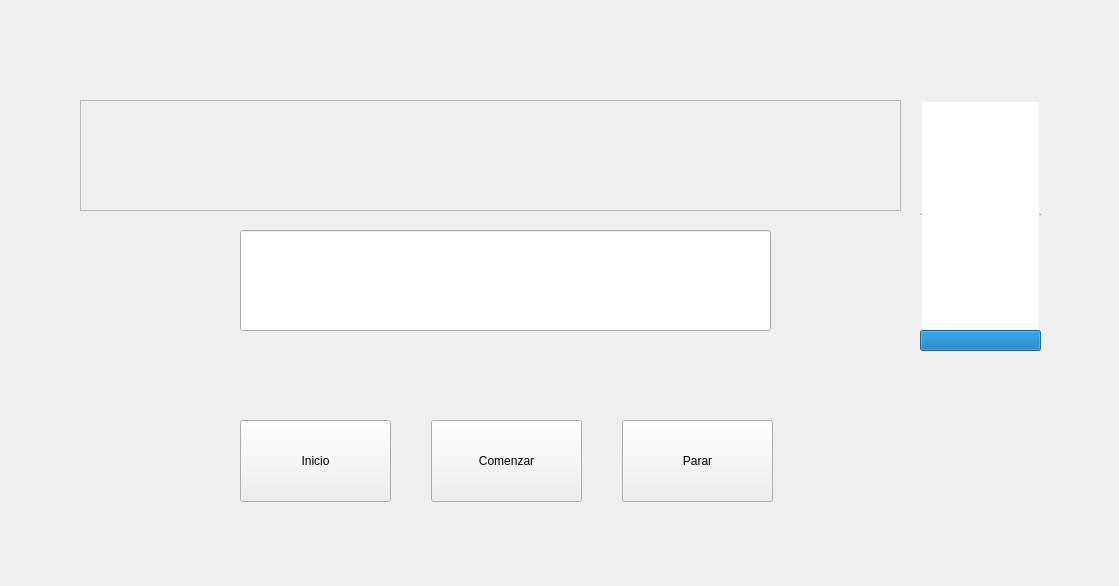
<?xml version="1.0" encoding="UTF-8"?>
<ui version="4.0">
 <class>Dialog</class>
 <widget class="QDialog" name="Dialog">
  <property name="geometry">
   <rect>
    <x>0</x>
    <y>0</y>
    <width>1119</width>
    <height>586</height>
   </rect>
  </property>
  <property name="windowTitle">
   <string>Acierta palabras</string>
  </property>
  <widget class="QPushButton" name="boton_comenzar">
   <property name="geometry">
    <rect>
     <x>431</x>
     <y>420</y>
     <width>151</width>
     <height>82</height>
    </rect>
   </property>
   <property name="focusPolicy">
    <enum>Qt::TabFocus</enum>
   </property>
   <property name="text">
    <string>Comenzar</string>
   </property>
   <property name="checkable">
    <bool>false</bool>
   </property>
   <property name="autoDefault">
    <bool>false</bool>
   </property>
  </widget>
  <widget class="QProgressBar" name="barra_segundos">
   <property name="geometry">
    <rect>
     <x>920</x>
     <y>330</y>
     <width>121</width>
     <height>21</height>
    </rect>
   </property>
   <property name="maximum">
    <number>60</number>
   </property>
   <property name="value">
    <number>60</number>
   </property>
   <property name="textVisible">
    <bool>false</bool>
   </property>
   <property name="format">
    <string notr="true"/>
   </property>
  </widget>
  <widget class="QLabel" name="panel_definicion">
   <property name="geometry">
    <rect>
     <x>80</x>
     <y>100</y>
     <width>821</width>
     <height>111</height>
    </rect>
   </property>
   <property name="font">
    <font>
     <pointsize>12</pointsize>
    </font>
   </property>
   <property name="frameShape">
    <enum>QFrame::StyledPanel</enum>
   </property>
   <property name="text">
    <string/>
   </property>
   <property name="alignment">
    <set>Qt::AlignCenter</set>
   </property>
  </widget>
  <widget class="QLineEdit" name="entrada">
   <property name="geometry">
    <rect>
     <x>240</x>
     <y>230</y>
     <width>531</width>
     <height>101</height>
    </rect>
   </property>
   <property name="font">
    <font>
     <pointsize>40</pointsize>
    </font>
   </property>
   <property name="frame">
    <bool>true</bool>
   </property>
   <property name="alignment">
    <set>Qt::AlignCenter</set>
   </property>
  </widget>
  <widget class="QLabel" name="salida">
   <property name="geometry">
    <rect>
     <x>240</x>
     <y>340</y>
     <width>531</width>
     <height>71</height>
    </rect>
   </property>
   <property name="font">
    <font>
     <pointsize>30</pointsize>
    </font>
   </property>
   <property name="frameShape">
    <enum>QFrame::NoFrame</enum>
   </property>
   <property name="text">
    <string/>
   </property>
   <property name="alignment">
    <set>Qt::AlignCenter</set>
   </property>
  </widget>
  <widget class="QLabel" name="segundos_restantes">
   <property name="geometry">
    <rect>
     <x>880</x>
     <y>350</y>
     <width>201</width>
     <height>20</height>
    </rect>
   </property>
   <property name="text">
    <string/>
   </property>
   <property name="alignment">
    <set>Qt::AlignCenter</set>
   </property>
  </widget>
  <widget class="QPushButton" name="boton_parar">
   <property name="geometry">
    <rect>
     <x>622</x>
     <y>420</y>
     <width>151</width>
     <height>82</height>
    </rect>
   </property>
   <property name="text">
    <string>Parar</string>
   </property>
   <property name="autoDefault">
    <bool>false</bool>
   </property>
  </widget>
  <widget class="QPushButton" name="boton_inicio">
   <property name="geometry">
    <rect>
     <x>240</x>
     <y>420</y>
     <width>151</width>
     <height>82</height>
    </rect>
   </property>
   <property name="focusPolicy">
    <enum>Qt::TabFocus</enum>
   </property>
   <property name="text">
    <string>Inicio</string>
   </property>
   <property name="checkable">
    <bool>false</bool>
   </property>
   <property name="autoDefault">
    <bool>false</bool>
   </property>
  </widget>
  <widget class="QListWidget" name="panel_palabras">
   <property name="geometry">
    <rect>
     <x>920</x>
     <y>100</y>
     <width>121</width>
     <height>231</height>
    </rect>
   </property>
   <property name="font">
    <font>
     <pointsize>18</pointsize>
    </font>
   </property>
   <property name="layoutDirection">
    <enum>Qt::LeftToRight</enum>
   </property>
   <property name="frameShape">
    <enum>QFrame::HLine</enum>
   </property>
   <property name="textElideMode">
    <enum>Qt::ElideMiddle</enum>
   </property>
   <property name="viewMode">
    <enum>QListView::IconMode</enum>
   </property>
  </widget>
 </widget>
 <resources/>
 <connections/>
</ui>
